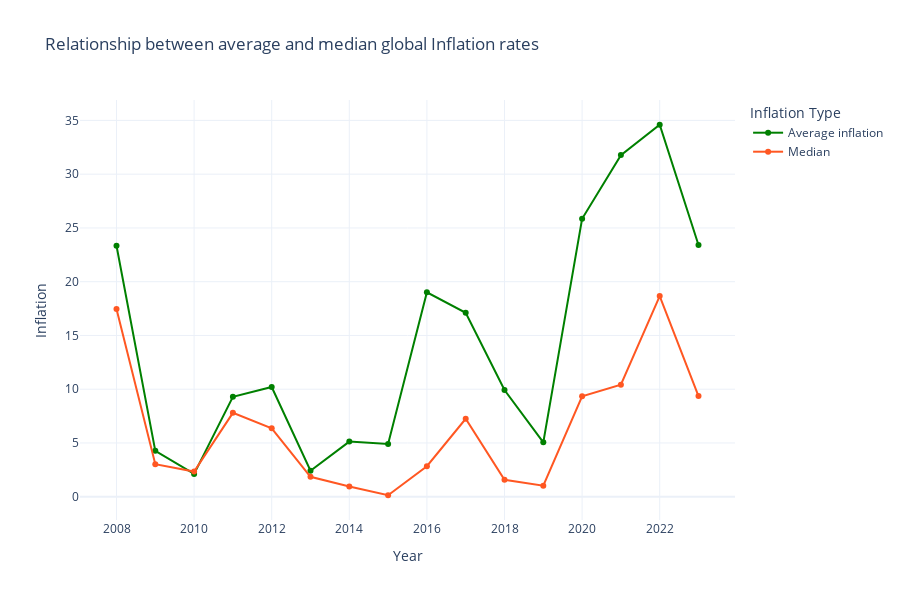

The cell this chart's notebook holds for it:
### Markdown cell above
### As we see average food inflation rates are fluctuating, there is no precise trend. High volatility indicates significant variation in food inflation rates across different countries in any given year. Therefore, I assume that the individual inflation rates of countries are too different, so they should not be considered collectively as averages, but as separate trends of countries.

### Code cell
stat_longformat = statistics.melt(id_vars='year', value_vars=['Average inflation', 'Median'],
                                       var_name='Inflation Type', value_name='Inflation') # make new table to easier present line graph
fig = px.line(
    stat_longformat,
    x='year',
    y='Inflation',
    color='Inflation Type',
    markers=True,
    title='Relationship between average and median global Inflation rates',
    labels={'year': 'Year', 'Inflation': 'Inflation', 'Inflation Type': 'Inflation Type'},
    template='plotly_white',
    color_discrete_map={'Average inflation': 'green', 'Median': '#FF5722'}
)

fig.update_layout(
    legend_title='Inflation Type',
    xaxis=dict(title='Year'),
    yaxis=dict(title='Inflation'),
    width=900,
    height=600
)

fig.show()

### Figure 1 — Plotly figure (JSON) as saved in the notebook; plotly's stock layout.template omitted (floating-point values rounded to 4 significant figures)
{"data": [{"hovertemplate": "Inflation Type=Average inflation<br>Year=%{x}<br>Inflation=%{y}<extra></extra>", "legendgroup": "Average inflation", "line": {"color": "green", "dash": "solid"}, "marker": {"symbol": "circle"}, "mode": "lines+markers", "name": "Average inflation", "orientation": "v", "showlegend": true, "type": "scatter", "x": [2008, 2009, 2010, 2011, 2012, 2013, 2014, 2015, 2016, 2017, 2018, 2019, 2020, 2021, 2022, 2023], "xaxis": "x", "y": [23.35, 4.264, 2.119, 9.291, 10.21, 2.419, 5.126, 4.908, 19.01, 17.1, 9.921, 5.055, 25.85, 31.77, 34.6, 23.41], "yaxis": "y"}, {"hovertemplate": "Inflation Type=Median<br>Year=%{x}<br>Inflation=%{y}<extra></extra>", "legendgroup": "Median", "line": {"color": "#FF5722", "dash": "solid"}, "marker": {"symbol": "circle"}, "mode": "lines+markers", "name": "Median", "orientation": "v", "showlegend": true, "type": "scatter", "x": [2008, 2009, 2010, 2011, 2012, 2013, 2014, 2015, 2016, 2017, 2018, 2019, 2020, 2021, 2022, 2023], "xaxis": "x", "y": [17.47, 3.02, 2.34, 7.8, 6.365, 1.85, 0.945, 0.135, 2.835, 7.25, 1.575, 1.025, 9.345, 10.41, 18.66, 9.36], "yaxis": "y"}], "layout": {"height": 600, "legend": {"title": {"text": "Inflation Type"}, "tracegroupgap": 0}, "title": {"text": "Relationship between average and median global Inflation rates"}, "width": 900, "xaxis": {"anchor": "y", "autorange": true, "domain": [0, 1], "range": [2007.0, 2024.0], "title": {"text": "Year"}, "type": "linear"}, "yaxis": {"anchor": "x", "autorange": true, "domain": [0, 1], "range": [-2.167, 36.9], "title": {"text": "Inflation"}, "type": "linear"}}}
